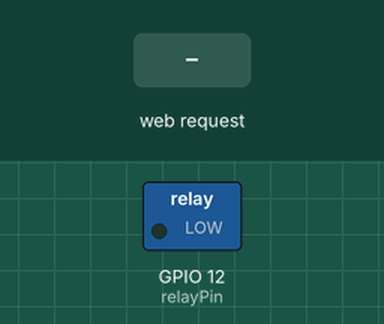
The sketch below on a simulated ESP8266 (NodeMCU). On the bench: switched loads named in the sketch (green lamp = pin HIGH). The test bench sets the inputs (shaded band). WiFi joins after 1.5 s; servers stay silent unless stated; what the sketch prints to the serial monitor is not drawn.

Above: at 2.7 s.
2.8 s: HTTP request GET /relay/on received
At 3.7 s:
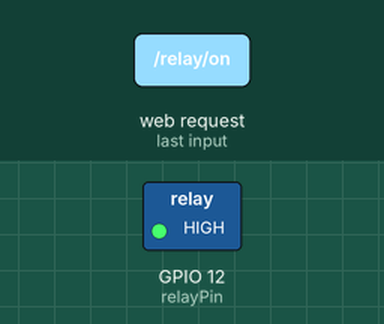
4.3 s: HTTP request GET /relay/off received
At 4.8 s:
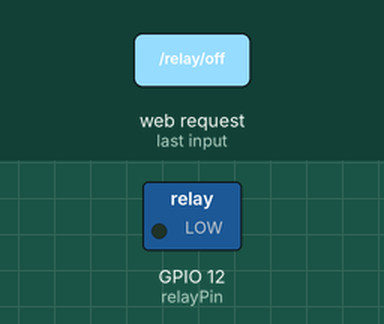
Timing chart, 0 to 7.3 s (numbered marks = the images above; inputs shaded):
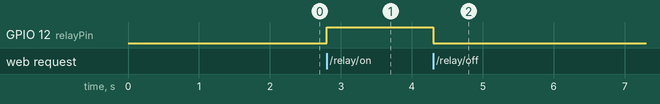

Measured:
- after the input at 2.8 s, GPIO 12 (relayPin): LOW → HIGH at once
- after the input at 4.3 s, GPIO 12 (relayPin): HIGH → LOW at once

The sketch:

3.7.ino
```cpp
#include <ESP8266WiFi.h>
#include <ESP8266WebServer.h>
#include <DHT.h>

const char* ssid = "ayam1";
const char* password = "konfirmasi";

ESP8266WebServer server(80);

const byte dhtPin = 2;
const byte relayPin = 12;
DHT dht(dhtPin, DHT11);

// Modifikasi pada index_html: penambahan meta refresh & data kelembapan
const char index_html[] PROGMEM = R"rawliteral(
<!DOCTYPE html>
<html>
<head>
  <meta name="viewport" content="width=device-width, initial-scale=1">
  <!-- META REFRESH: Memaksa browser reload otomatis setiap 5 detik -->
  <meta http-equiv="refresh" content="5">
  <title>IoT Dashboard</title>
  <style>
    body { font-family: Arial, sans-serif; text-align: center; margin-top: 40px; background-color: #f4f6f9; }
    .card { background: white; padding: 20px; margin: 20px auto; max-width: 350px; border-radius: 10px; box-shadow: 0 4px 8px rgba(0,0,0,0.1); }
    button { padding: 12px 28px; font-size: 18px; border-radius: 8px; margin: 8px; cursor: pointer; border: none; font-weight: bold; }
    .btn-on { background-color: #4CAF50; color: white; }
    .btn-off { background-color: #f44336; color: white; }
    .sensor-val { font-size: 20px; margin: 10px 0; }
  </style>
</head>
<body>
  <h1>ESP8266 IoT Web Server</h1>

  <div class="card">
    <h2>Data Sensor DHT11</h2>
    <p class="sensor-val">Suhu: <strong>%TEMPERATURE%</strong> &deg;C</p>
    <p class="sensor-val">Kelembapan: <strong>%HUMIDITY%</strong> %</p>
  </div>

  <div class="card">
    <h2>Kendali Beban / LED</h2>
    <a href="/relay/on"><button class="btn-on">ON</button></a>
    <a href="/relay/off"><button class="btn-off">OFF</button></a>
  </div>
</body>
</html>
)rawliteral";

void handleRoot() {
  String html = index_html;
  float t = dht.readTemperature();
  float h = dht.readHumidity();

  // Penanganan nilai suhu
  if (isnan(t)) {
    html.replace("%TEMPERATURE%", "--");
  } else {
    html.replace("%TEMPERATURE%", String(t, 1));
  }

  // Penanganan nilai kelembapan
  if (isnan(h)) {
    html.replace("%HUMIDITY%", "--");
  } else {
    html.replace("%HUMIDITY%", String(h, 1));
  }

  server.send(200, "text/html", html);
}

void handleRelayOn() {
  digitalWrite(relayPin, HIGH);
  server.sendHeader("Location", "/");
  server.send(303);
}

void handleRelayOff() {
  digitalWrite(relayPin, LOW);
  server.sendHeader("Location", "/");
  server.send(303);
}

void setup() {
  Serial.begin(115200);
  pinMode(relayPin, OUTPUT);
  digitalWrite(relayPin, LOW);
  dht.begin();

  WiFi.mode(WIFI_STA);
  WiFi.begin(ssid, password);
  while (WiFi.status() != WL_CONNECTED) {
    delay(500);
    Serial.print(".");
  }

  Serial.println("\nNodeMCU Web Server Siap!");
  Serial.print("Buka browser di alamat IP: http://");
  Serial.println(WiFi.localIP());

  server.on("/", handleRoot);
  server.on("/relay/on", handleRelayOn);
  server.on("/relay/off", handleRelayOff);
  server.begin();
}

void loop() {
  server.handleClient();
}
```
